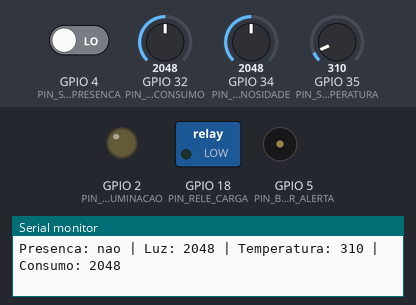
The program below on a simulated ESP32. On the bench: switched loads named in the program (green lamp = pin HIGH), output pins drawn as LEDs (lit = HIGH), buzzer (waves = sounding, pin HIGH), the last lines printed to the serial monitor. The test bench sets the inputs (shaded band); at power-on: GPIO 32 (PIN_SENSOR_CONSUMO) = 2048, GPIO 4 (PIN_SENSOR_PRESENCA) LOW, GPIO 34 (PIN_SENSOR_LUMINOSIDADE) = 2048, GPIO 35 (PIN_SENSOR_TEMPERATURA) = 310.

Above: at 3.8 s.
3.9 s: GPIO 32 (PIN_SENSOR_CONSUMO) set to 2932
7.8 s: GPIO 32 (PIN_SENSOR_CONSUMO) set to 3057
At 10.4 s:
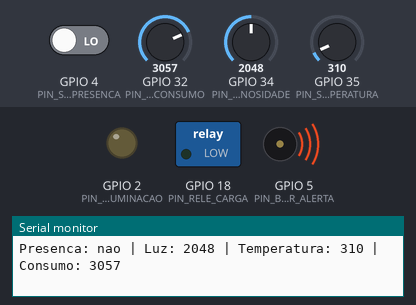
11.7 s: GPIO 4 (PIN_SENSOR_PRESENCA) driven HIGH
16.5 s: GPIO 34 (PIN_SENSOR_LUMINOSIDADE) set to 1870
20.4 s: GPIO 34 (PIN_SENSOR_LUMINOSIDADE) set to 1766
At 22.0 s:
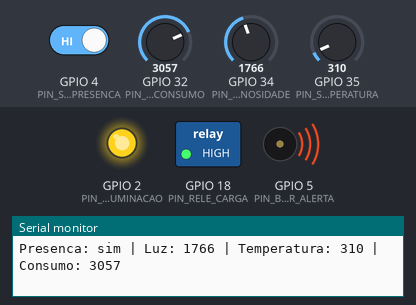
24.3 s: GPIO 32 (PIN_SENSOR_CONSUMO) set to 2960
At 27.9 s:
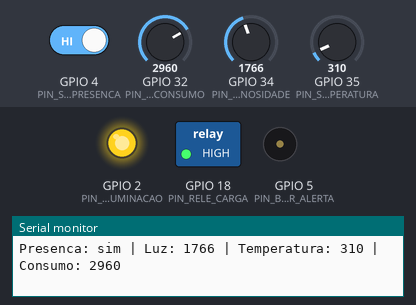
Timing chart, 0 to 29.4 s (numbered marks = the images above; inputs shaded):
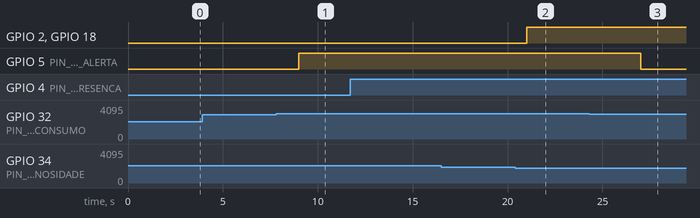

The program:

main.cpp
```cpp
#include <Arduino.h>

#define PIN_SENSOR_PRESENCA 4
#define PIN_SENSOR_LUMINOSIDADE 34
#define PIN_SENSOR_TEMPERATURA 35
#define PIN_SENSOR_CONSUMO 32
#define PIN_LED_ILUMINACAO 2
#define PIN_RELE_CARGA 18
#define PIN_BUZZER_ALERTA 5

const int LIMITE_LUMINOSIDADE = 1800;
const int LIMITE_CONSUMO = 3000;
const int LIMITE_TEMPERATURA = 2800;

void configurarPinos() {
    pinMode(PIN_SENSOR_PRESENCA, INPUT);
    pinMode(PIN_LED_ILUMINACAO, OUTPUT);
    pinMode(PIN_RELE_CARGA, OUTPUT);
    pinMode(PIN_BUZZER_ALERTA, OUTPUT);
    digitalWrite(PIN_LED_ILUMINACAO, LOW);
    digitalWrite(PIN_RELE_CARGA, LOW);
    digitalWrite(PIN_BUZZER_ALERTA, LOW);
}

void controlarIluminacao(bool presenca, int luminosidade) {
    const bool ligar = presenca && luminosidade < LIMITE_LUMINOSIDADE;
    digitalWrite(PIN_LED_ILUMINACAO, ligar ? HIGH : LOW);
    digitalWrite(PIN_RELE_CARGA, ligar ? HIGH : LOW);
}

void setup() {
    Serial.begin(115200);
    configurarPinos();
    Serial.println("LeanCity iniciado.");
}

void loop() {
    const bool presenca = digitalRead(PIN_SENSOR_PRESENCA) == HIGH;
    const int luminosidade = analogRead(PIN_SENSOR_LUMINOSIDADE);
    const int temperatura = analogRead(PIN_SENSOR_TEMPERATURA);
    const int consumo = analogRead(PIN_SENSOR_CONSUMO);

    controlarIluminacao(presenca, luminosidade);
    digitalWrite(PIN_BUZZER_ALERTA, consumo > LIMITE_CONSUMO ? HIGH : LOW);

    Serial.printf("Presenca: %s | Luz: %d | Temperatura: %d | Consumo: %d\n",
                  presenca ? "sim" : "nao", luminosidade, temperatura, consumo);
    if (temperatura > LIMITE_TEMPERATURA) {
        Serial.println("Alerta: temperatura elevada.");
    }
    delay(3000);
}
```

Measured:
- the behaviour switches between 3000 and 3001 on GPIO 32 (PIN_SENSOR_CONSUMO) (found by bisection; images 0 and 1)
- the behaviour switches between 1800 and 1799 on GPIO 34 (PIN_SENSOR_LUMINOSIDADE) (found by bisection; images 1 and 2)
- after the input at 7.8 s, GPIO 5 (PIN_BUZZER_ALERTA): LOW → HIGH after 1.2 s
- after the input at 20.4 s, GPIO 2 (PIN_LED_ILUMINACAO), GPIO 18 (PIN_RELE_CARGA): LOW → HIGH after 0.61 s
- after the input at 24.3 s, GPIO 5 (PIN_BUZZER_ALERTA): HIGH → LOW after 2.7 s
